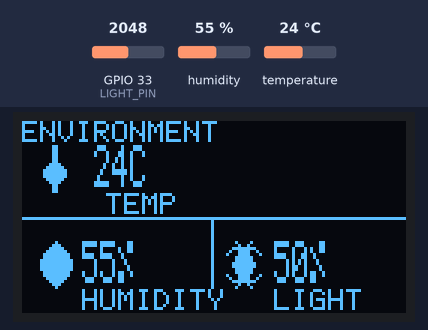
Bench run of a sketch on a simulated ESP32. On the bench: 128×64 one-colour display. Wiring (inferred from the names in the program): SSD1306 OLED at I2C address 0x3C. Inputs (shaded band) come from the test bench; at power-on: humidity 55 %, GPIO 33 (LIGHT_PIN) = 2048, temperature 24 °C (analog values on the 0–4095 scale). WiFi joins after 1.5 s; servers stay silent unless stated; web services answer with replies made up by the test bench; what the sketch prints to the serial monitor is not drawn.

Above: at 5.1 s.
5.2 s: humidity set to 22 %
At 6.0 s:
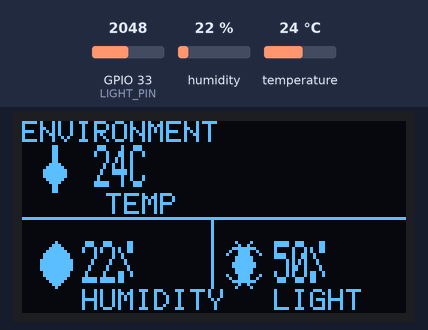
6.9 s: GPIO 33 (LIGHT_PIN) set to 2866
At 8.3 s:
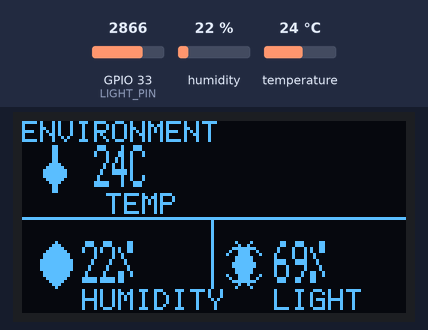
9.0 s: temperature set to 12 °C
At 10.6 s:
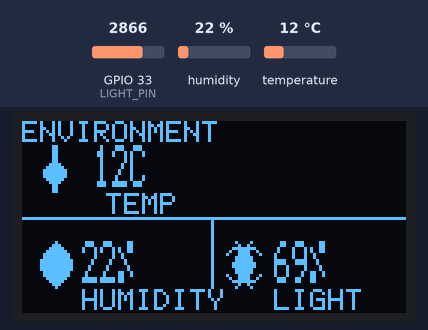
11.0 s: GPIO 33 (LIGHT_PIN) set to 3603
At 12.8 s:
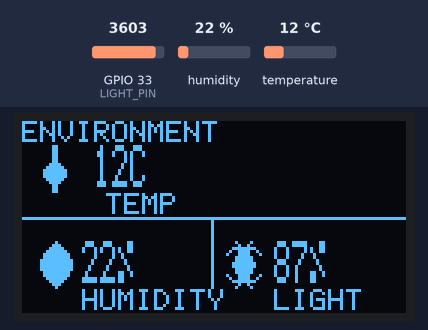
13.1 s: humidity set to 40 %
At 14.0 s:
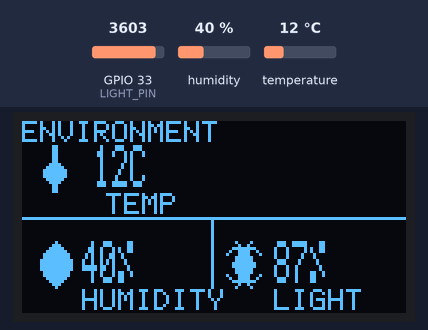
15.1 s: GPIO 33 (LIGHT_PIN) set to 4095
At 16.3 s:
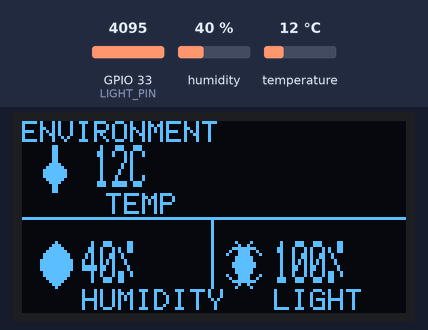
Timing chart, 0 to 18.1 s (numbered marks = the images above; inputs shaded):
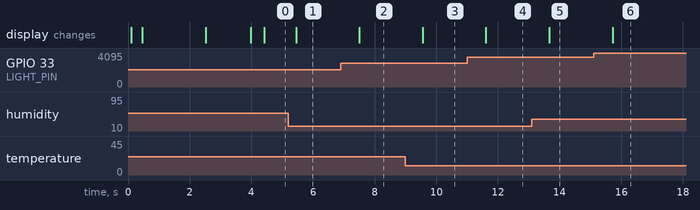

Measured:
- after the input at 5.2 s, the display: changes after 0.25 s (image 1)
- after the input at 6.9 s, the display: changes after 0.60 s (image 2)
- after the input at 9.0 s, the display: changes after 0.56 s (image 3)
- after the input at 11.0 s, the display: changes after 0.61 s (image 4)
- after the input at 13.1 s, the display: changes after 0.57 s (image 5)
- after the input at 15.1 s, the display: changes after 0.62 s (image 6)

The sketch:

23_dht_light_oled_thingspeak.ino
```cpp
#include <Wire.h>
#include <SimpleDHT.h>
#include <WiFi.h>
#include <WiFiClientSecure.h>
#include <HTTPClient.h>

const int DHT_PIN = 14;
const int LIGHT_PIN = 33;
const int OLED_SDA = 21;
const int OLED_SCL = 22;
const uint8_t OLED_ADDRESS = 0x3C;

SimpleDHT11 dht11(DHT_PIN);
const char *WIFI_SSID = "YOUR_WIFI_SSID";
const char *WIFI_PASSWORD = "YOUR_WIFI_PASSWORD";
const char *THINGSPEAK_API_KEY = "YOUR_THINGSPEAK_API_KEY";
const unsigned long UPLOAD_INTERVAL_MS = 15000;
unsigned long lastUploadMillis = 0;

const uint8_t DIGITS[][5] = {
  {0x3E,0x51,0x49,0x45,0x3E},{0x00,0x42,0x7F,0x40,0x00},
  {0x42,0x61,0x51,0x49,0x46},{0x21,0x41,0x45,0x4B,0x31},
  {0x18,0x14,0x12,0x7F,0x10},{0x27,0x45,0x45,0x45,0x39},
  {0x3C,0x4A,0x49,0x49,0x30},{0x01,0x71,0x09,0x05,0x03},
  {0x36,0x49,0x49,0x49,0x36},{0x06,0x49,0x49,0x29,0x1E}
};

const uint8_t LETTERS[][5] = {
  {0x7E,0x11,0x11,0x11,0x7E},{0x7F,0x49,0x49,0x49,0x36},{0x3E,0x41,0x41,0x41,0x22},
  {0x7F,0x41,0x41,0x22,0x1C},{0x7F,0x49,0x49,0x49,0x41},{0x7F,0x09,0x09,0x09,0x01},
  {0x3E,0x41,0x49,0x49,0x7A},{0x7F,0x08,0x08,0x08,0x7F},{0x00,0x41,0x7F,0x41,0x00},
  {0x20,0x40,0x41,0x3F,0x01},{0x7F,0x08,0x14,0x22,0x41},{0x7F,0x40,0x40,0x40,0x40},
  {0x7F,0x02,0x0C,0x02,0x7F},{0x7F,0x04,0x08,0x10,0x7F},{0x3E,0x41,0x41,0x41,0x3E},
  {0x7F,0x09,0x09,0x09,0x06},{0x3E,0x41,0x51,0x21,0x5E},{0x7F,0x09,0x19,0x29,0x46},
  {0x46,0x49,0x49,0x49,0x31},{0x01,0x01,0x7F,0x01,0x01},{0x3F,0x40,0x40,0x40,0x3F},
  {0x1F,0x20,0x40,0x20,0x1F},{0x7F,0x20,0x18,0x20,0x7F},{0x63,0x14,0x08,0x14,0x63},
  {0x07,0x08,0x70,0x08,0x07},{0x61,0x51,0x49,0x45,0x43}
};

void oledCommand(uint8_t command) {
  Wire.beginTransmission(OLED_ADDRESS);
  Wire.write(0x00);
  Wire.write(command);
  Wire.endTransmission();
}

void oledInit() {
  Wire.begin(OLED_SDA, OLED_SCL);
  delay(100);
  const uint8_t commands[] = {0xAE,0xD5,0x80,0xA8,0x3F,0xD3,0x00,0x40,0x8D,0x14,0x20,0x00,0xA1,0xC8,0xDA,0x12,0x81,0x7F,0xD9,0xF1,0xDB,0x40,0xA4,0xA6,0xAF};
  for (uint8_t command : commands) oledCommand(command);
}

void oledPosition(uint8_t column, uint8_t page) {
  oledCommand(0xB0 | page);
  oledCommand(column & 0x0F);
  oledCommand(0x10 | (column >> 4));
}

void oledClear() {
  for (uint8_t page = 0; page < 8; page++) {
    for (uint8_t block = 0; block < 8; block++) {
      oledPosition(block * 16, page);
      Wire.beginTransmission(OLED_ADDRESS);
      Wire.write(0x40);
      for (uint8_t column = 0; column < 16; column++) Wire.write(0x00);
      Wire.endTransmission();
    }
  }
}

void getGlyph(char character, uint8_t glyph[5]) {
  memset(glyph, 0, 5);
  if (character >= '0' && character <= '9') {
    const uint8_t digits[][5] = {
      {0x3E,0x51,0x49,0x45,0x3E},{0x00,0x42,0x7F,0x40,0x00},{0x42,0x61,0x51,0x49,0x46},
      {0x21,0x41,0x45,0x4B,0x31},{0x18,0x14,0x12,0x7F,0x10},{0x27,0x45,0x45,0x45,0x39},
      {0x3C,0x4A,0x49,0x49,0x30},{0x01,0x71,0x09,0x05,0x03},{0x36,0x49,0x49,0x49,0x36},
      {0x06,0x49,0x49,0x29,0x1E}
    };
    memcpy(glyph, digits[character - '0'], 5);
  } else if (character >= 'A' && character <= 'Z') {
    const uint8_t letters[][5] = {
      {0x7E,0x11,0x11,0x11,0x7E},{0x7F,0x49,0x49,0x49,0x36},{0x3E,0x41,0x41,0x41,0x22},
      {0x7F,0x41,0x41,0x22,0x1C},{0x7F,0x49,0x49,0x49,0x41},{0x7F,0x09,0x09,0x09,0x01},
      {0x3E,0x41,0x49,0x49,0x7A},{0x7F,0x08,0x08,0x08,0x7F},{0x00,0x41,0x7F,0x41,0x00},
      {0x20,0x40,0x41,0x3F,0x01},{0x7F,0x08,0x14,0x22,0x41},{0x7F,0x40,0x40,0x40,0x40},
      {0x7F,0x02,0x0C,0x02,0x7F},{0x7F,0x04,0x08,0x10,0x7F},{0x3E,0x41,0x41,0x41,0x3E},
      {0x7F,0x09,0x09,0x09,0x06},{0x3E,0x41,0x51,0x21,0x5E},{0x7F,0x09,0x19,0x29,0x46},
      {0x46,0x49,0x49,0x49,0x31},{0x01,0x01,0x7F,0x01,0x01},{0x3F,0x40,0x40,0x40,0x3F},
      {0x1F,0x20,0x40,0x20,0x1F},{0x7F,0x20,0x18,0x20,0x7F},{0x63,0x14,0x08,0x14,0x63},
      {0x07,0x08,0x70,0x08,0x07},{0x61,0x51,0x49,0x45,0x43}
    };
    memcpy(glyph, letters[character - 'A'], 5);
  } else if (character == ':') {
    glyph[1] = 0x36;
  } else if (character == '%') {
    glyph[0] = 0x62; glyph[1] = 0x64; glyph[2] = 0x08; glyph[3] = 0x13; glyph[4] = 0x23;
  } else if (character == 'C') {
    glyph[0] = 0x3E; glyph[1] = 0x41; glyph[2] = 0x41; glyph[3] = 0x41; glyph[4] = 0x22;
  }
}

void oledChar(char character) {
  uint8_t glyph[5];
  getGlyph(character, glyph);
  for (uint8_t index = 0; index < 5; index++) Wire.write(glyph[index]);
  Wire.write(0x00);
}

void oledTextFixed(uint8_t column, uint8_t page, const char *text, uint8_t characterCount) {
  oledPosition(column, page);
  Wire.beginTransmission(OLED_ADDRESS);
  Wire.write(0x40);
  for (uint8_t index = 0; index < characterCount; index++) {
    oledChar(text[index] ? text[index] : ' ');
  }
  Wire.endTransmission();
}

uint8_t scaleGlyphPage(const uint8_t glyph[5], uint8_t pagePart, uint8_t sourceColumn) {
  uint8_t result = 0;
  for (uint8_t sourceBit = 0; sourceBit < 4; sourceBit++) {
    uint8_t glyphBit = pagePart * 4 + sourceBit;
    if (glyphBit < 7 && (glyph[sourceColumn] & (1 << glyphBit))) {
      result |= (1 << (sourceBit * 2));
      result |= (1 << (sourceBit * 2 + 1));
    }
  }
  return result;
}

void oledTextLargeFixed(uint8_t column, uint8_t page, const char *text, uint8_t characterCount) {
  uint8_t top[60];
  uint8_t bottom[60];
  uint8_t outputIndex = 0;
  for (uint8_t characterIndex = 0; characterIndex < characterCount; characterIndex++) {
    uint8_t glyph[5];
    getGlyph(text[characterIndex] ? text[characterIndex] : ' ', glyph);
    for (uint8_t sourceColumn = 0; sourceColumn < 5; sourceColumn++) {
      top[outputIndex] = scaleGlyphPage(glyph, 0, sourceColumn);
      bottom[outputIndex++] = scaleGlyphPage(glyph, 1, sourceColumn);
      top[outputIndex - 1] = scaleGlyphPage(glyph, 0, sourceColumn);
    }
    top[outputIndex] = 0;
    bottom[outputIndex] = 0;
    outputIndex++;
  }
  oledPosition(column, page);
  Wire.beginTransmission(OLED_ADDRESS);
  Wire.write(0x40);
  for (uint8_t index = 0; index < outputIndex; index++) Wire.write(top[index]);
  Wire.endTransmission();
  oledPosition(column, page + 1);
  Wire.beginTransmission(OLED_ADDRESS);
  Wire.write(0x40);
  for (uint8_t index = 0; index < outputIndex; index++) Wire.write(bottom[index]);
  Wire.endTransmission();
}

const uint8_t ICON_THERMOMETER[2][16] = {
  {0x00,0x00,0x00,0x00,0x80,0xC0,0xFF,0xFF,0xC0,0x80,0x00,0x00,0x00,0x00,0x00,0x00},
  {0x00,0x00,0x00,0x07,0x0F,0x1F,0xFF,0xFF,0x1F,0x0F,0x07,0x00,0x00,0x00,0x00,0x00}
};

const uint8_t ICON_DROPLET[2][16] = {
  {0x00,0x00,0xC0,0xF0,0xF8,0xFC,0xFE,0xFF,0xFE,0xFC,0xF8,0xF0,0xC0,0x00,0x00,0x00},
  {0x00,0x00,0x03,0x0F,0x1F,0x3F,0x7F,0xFF,0x7F,0x3F,0x1F,0x0F,0x03,0x00,0x00,0x00}
};

const uint8_t ICON_SUN[2][16] = {
  {0x10,0x08,0x84,0xE5,0xFE,0xFC,0xFC,0xFE,0xE5,0x84,0x08,0x10,0x00,0x00,0x00,0x00},
  {0x08,0x10,0x21,0xA7,0x7F,0x3F,0x3F,0x7F,0xA7,0x21,0x10,0x08,0x00,0x00,0x00,0x00}
};
void oledBitmap16x16(uint8_t column, uint8_t page, const uint8_t bitmap[2][16]) {
  for (uint8_t bitmapPage = 0; bitmapPage < 2; bitmapPage++) {
    oledPosition(column, page + bitmapPage);
    Wire.beginTransmission(OLED_ADDRESS);
    Wire.write(0x40);
    for (uint8_t index = 0; index < 16; index++) Wire.write(bitmap[bitmapPage][index]);
    Wire.endTransmission();
  }
}

void oledVerticalLineFromPage(uint8_t column, uint8_t startPage) {
  for (uint8_t page = startPage; page < 8; page++) {
    oledPosition(column, page);
    Wire.beginTransmission(OLED_ADDRESS);
    Wire.write(0x40);
    Wire.write(0xFF);
    Wire.endTransmission();
  }
}

void oledHorizontalLine(uint8_t page, uint8_t mask) {
  for (uint8_t block = 0; block < 8; block++) {
    oledPosition(block * 16, page);
    Wire.beginTransmission(OLED_ADDRESS);
    Wire.write(0x40);
    for (uint8_t index = 0; index < 16; index++) Wire.write(mask);
    Wire.endTransmission();
  }
}

void updateSmallLine(uint8_t column, uint8_t page, const char *text, uint8_t characterCount, char *lastText) {
  if (strcmp(text, lastText) != 0) {
    oledTextFixed(column, page, text, characterCount);
    strncpy(lastText, text, 21);
    lastText[21] = 0;
  }
}

void updateLargeLine(uint8_t column, uint8_t page, const char *text, uint8_t characterCount, char *lastText) {
  if (strcmp(text, lastText) != 0) {
    oledTextLargeFixed(column, page, text, characterCount);
    strncpy(lastText, text, 21);
    lastText[21] = 0;
  }
}

char lastTemperature[22] = "";
char lastHumidity[22] = "";
char lastLight[22] = "";

void drawMainScreen() {
  oledClear();
  oledTextFixed(0, 0, "ENVIRONMENT", 12);
  oledHorizontalLine(4, 0x01);
  oledVerticalLineFromPage(63, 4);

  oledBitmap16x16(4, 1, ICON_THERMOMETER);
  oledTextFixed(28, 3, "TEMP", 5);
  oledBitmap16x16(4, 5, ICON_DROPLET);
  oledTextFixed(20, 7, "HUMIDITY", 9);
  oledBitmap16x16(68, 5, ICON_SUN);
  oledTextFixed(84, 7, "LIGHT", 6);
}

void showWiFiProgress(const char *message, const char *progress) {
  oledClear();
  oledTextFixed(0, 1, "WIFI STATUS", 12);
  oledTextFixed(0, 3, message, 20);
  oledTextFixed(0, 5, progress, 20);
}

bool connectWiFi() {
  Serial.printf("Connecting to WiFi: %s\n", WIFI_SSID);
  WiFi.mode(WIFI_STA);
  WiFi.begin(WIFI_SSID, WIFI_PASSWORD);
  unsigned long startMillis = millis();
  uint8_t dotCount = 0;

  while (WiFi.status() != WL_CONNECTED && millis() - startMillis < 30000) {
    char progress[21] = "";
    for (uint8_t index = 0; index < dotCount; index++) progress[index] = '.';
    progress[dotCount] = 0;
    showWiFiProgress("CONNECTING", progress);
    Serial.print('.');
    dotCount = (dotCount + 1) % 16;
    delay(500);
  }
  Serial.println();

  if (WiFi.status() == WL_CONNECTED) {
    Serial.print("WiFi connected, IP: ");
    Serial.println(WiFi.localIP());
    showWiFiProgress("CONNECTED", "WIFI OK");
    delay(1200);
    return true;
  }

  Serial.println("WiFi connection failed");
  showWiFiProgress("CONNECTION FAIL", "CHECK WIFI");
  delay(1500);
  return false;
}

bool sendToThingSpeak(int temperature, int humidity, int lightPercent) {
  if (WiFi.status() != WL_CONNECTED && !connectWiFi()) {
    return false;
  }

  WiFiClientSecure client;
  client.setInsecure();
  HTTPClient http;
  String url = String("https://api.thingspeak.com/update?api_key=") + THINGSPEAK_API_KEY
             + "&field1=" + temperature
             + "&field2=" + humidity
             + "&field3=" + lightPercent;

  Serial.println("Uploading to ThingSpeak...");
  if (!http.begin(client, url)) {
    Serial.println("ThingSpeak connection setup failed");
    return false;
  }

  int responseCode = http.GET();
  String response = http.getString();
  http.end();
  Serial.printf("ThingSpeak response: %d, entry: %s\n", responseCode, response.c_str());
  return responseCode == HTTP_CODE_OK && response != "0";
}

void setup() {
  Serial.begin(115200);
  analogReadResolution(12);
  pinMode(LIGHT_PIN, INPUT);
  oledInit();
  oledClear();
  connectWiFi();
  drawMainScreen();
}

void loop() {
  byte temperature = 0;
  byte humidity = 0;
  int error = dht11.read(&temperature, &humidity, NULL);
  int lightRaw = analogRead(LIGHT_PIN);
  int lightPercent = constrain(map(lightRaw, 0, 4095, 0, 100), 0, 100);
  char temperatureText[8];
  char humidityText[8];
  char lightText[8];

  if (error == SimpleDHTErrSuccess) {
    snprintf(temperatureText, sizeof(temperatureText), "%dC", temperature);
    snprintf(humidityText, sizeof(humidityText), "%d%%", humidity);
    updateLargeLine(24, 1, temperatureText, 4, lastTemperature);
    updateLargeLine(20, 5, humidityText, 4, lastHumidity);
    Serial.printf("Temperature: %d C, Humidity: %d %%, Light: %d %% (raw %d)\n", temperature, humidity, lightPercent, lightRaw);

    if (lastUploadMillis == 0 || millis() - lastUploadMillis >= UPLOAD_INTERVAL_MS) {
      bool uploaded = sendToThingSpeak(temperature, humidity, lightPercent);
      lastUploadMillis = millis();
      Serial.println(uploaded ? "ThingSpeak upload OK" : "ThingSpeak upload failed");
      drawMainScreen();
      lastTemperature[0] = 0;
      lastHumidity[0] = 0;
      lastLight[0] = 0;
      updateLargeLine(24, 1, temperatureText, 4, lastTemperature);
      updateLargeLine(20, 5, humidityText, 4, lastHumidity);
      snprintf(lightText, sizeof(lightText), "%d%%", lightPercent);
      updateLargeLine(84, 5, lightText, 4, lastLight);
    }
  } else {
    updateLargeLine(24, 1, "ERR", 4, lastTemperature);
    updateLargeLine(20, 5, "ERR", 4, lastHumidity);
    Serial.printf("DHT11 read failed, error=%d\n", error);
  }

  snprintf(lightText, sizeof(lightText), "%d%%", lightPercent);
  updateLargeLine(84, 5, lightText, 4, lastLight);
  delay(1000);
}
```
